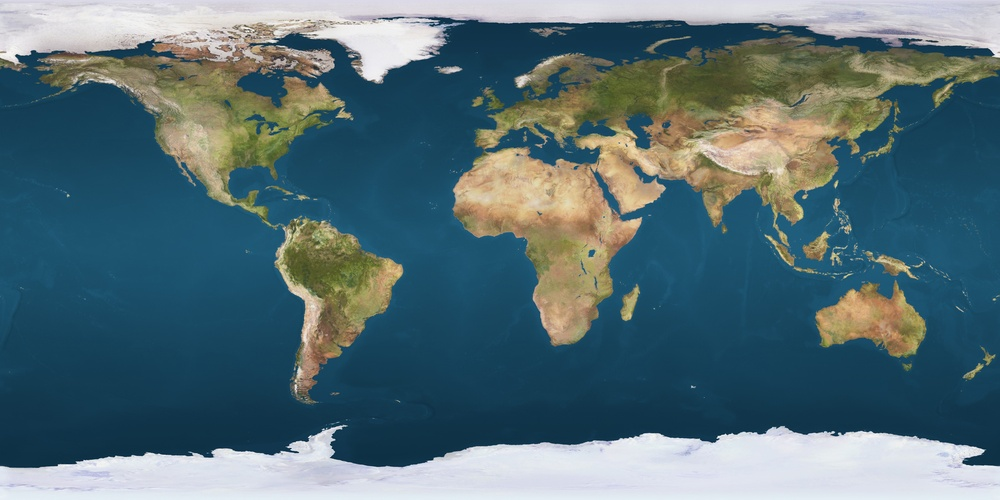
#> input picture old/maps/earth.jpg, 1000 x 500 px, shrunk from 2700 x 1350 before the run
$ python proj.py
#> lines starting #> are read from the running program, lines starting #| are printed output that depends on the picture
#> further down, im is the input picture: PIL image 1000x500 RGB; mean R, G, B 85.9, 110.8, 118.3
#!/usr/bin/env python
# -*- coding: utf-8 -*-
'''
proj.py
-------

'''

from __future__ import division, print_function, absolute_import, unicode_literals
try:
  from PIL import Image
except:
  Image = None
import numpy as np
import matplotlib.pyplot as pl

class SphericalProjection(object):
    """
    BASED ON http://svn.navi.cx/misc/trunk/pycaptcha/Captcha/Visual/Distortions.py

    """


    def __init__(self, image, filtering = None, res = 10):
        if filtering is None:
          filtering = Image.BICUBIC
        self.filtering = filtering
        self.image = image
        self.res = res

    def c2s(self, x, z, sz):
        """
        Converts cartesian (x,y) to spherical (theta, phi) coordinates.
        Conventions as in the image at http://keisan.casio.com/exec/system/1359533867

        """

        # Normalize and shift origin
        xn = 0.5 - x/(1.*sz[0])
        zn = 0.5 - z/(1.*sz[1])
        rn = 0.5
        with np.errstate(invalid='ignore'):
          yn = np.sqrt(rn**2 - xn**2 - zn**2)

        # Convert to spherical
        phi = np.arctan2(np.sqrt(xn**2 + yn**2), zn)
        theta = np.arctan2(yn,xn)

        # Change range to [0, np.pi]
        try:
            phi[phi < 0] += 2*np.pi
        except:
            if phi < 0: phi += 2*np.pi
        try:
            theta[theta < 0] += 2*np.pi
        except:
            if theta < 0: theta += 2*np.pi

        # Normalize to source image
        phi *= (sz[1]/np.pi)
        theta *= (sz[0]/np.pi)

        return theta, phi

    def spherical(self, image):
        return lambda x, z: self.c2s(x, z, image.size)

    def render(self, long0 = 0.):

#> called with long0 = 0
        phase = (long0 + 180.)/360.
        dx = int(self.image.size[0]*(phase - 0.25))
#> dx = 250

        szx = self.image.size[0]
#> szx = 1000
        szy = self.image.size[1]
#> szy = 500

        # Tile and crop
        tmp = Image.new("RGBA", (3*szx, szy))
#> tmp: PIL image 3000x500 RGBA; every value is 0
        tmp.paste(self.image, (0,0))
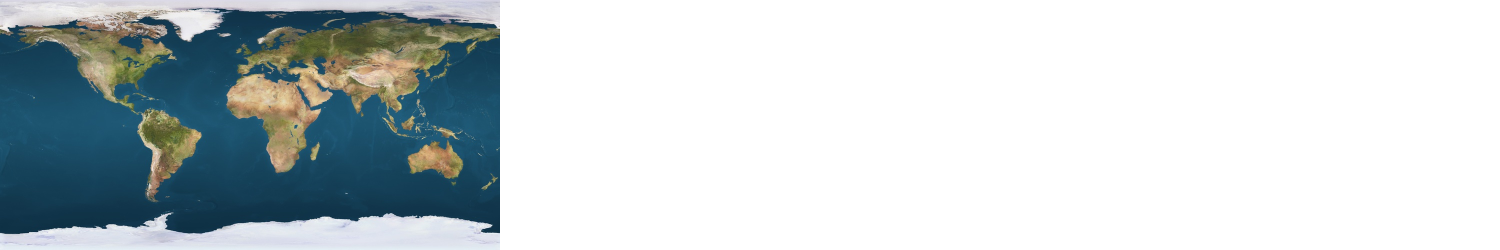
#> tmp: PIL image 3000x500 RGBA (shown at 1/2 size); mean R, G, B, A 28.6, 36.9, 39.4, 85; transparent parts drawn white
        tmp.paste(self.image, (szx,0))
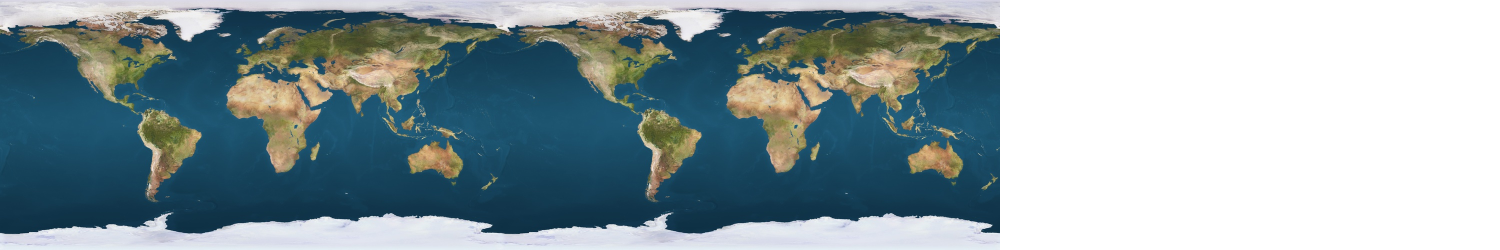
#> tmp: PIL image 3000x500 RGBA (shown at 1/2 size); mean R, G, B, A 57.3, 73.9, 78.9, 170; transparent parts drawn white
        tmp.paste(self.image, (2*szx,0))
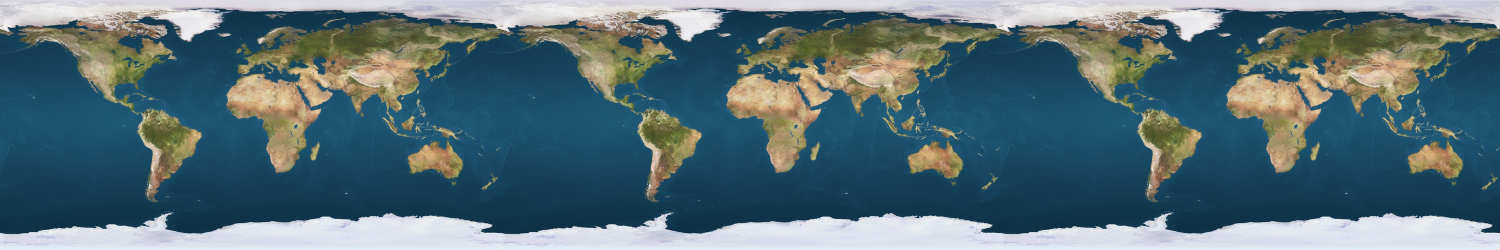
#> tmp: PIL image 3000x500 RGBA (shown at 1/2 size); mean R, G, B, A 85.9, 110.8, 118.3, 255
        image = tmp.crop((szx + dx, 0, szx + szx/2 + dx, szy))
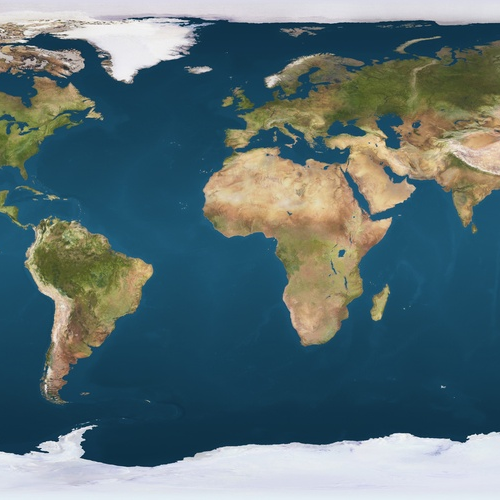
#> image: PIL image 500x500 RGBA; mean R, G, B, A 90, 112.1, 116.8, 255

        r = self.res
        xPoints = image.size[0] / r + 2
#> xPoints = 52
        yPoints = image.size[1] / r + 2
#> yPoints = 52
        f = self.spherical(image)

        # Create a list of arrays with transformed points
        xRows = []
        yRows = []
        for j in xrange(yPoints):
            xRow = []
            yRow = []
            for i in xrange(xPoints):
                x, y = f(i*r, j*r)

                # Clamp the edges so we don't get black undefined areas
                x = max(0, min(image.size[0]-1, x))
                y = max(0, min(image.size[1]-1, y))

                xRow.append(x)
                yRow.append(y)
            xRows.append(xRow)
            yRows.append(yRow)
#> after the loop, xRows = []; yRows = []

        # Create the mesh list, with a transformation for
        # each square between points on the grid
        mesh = []
        for j in xrange(yPoints-1):
            for i in xrange(xPoints-1):
                mesh.append((
                    # Destination rectangle
                    (i*r, j*r,
                     (i+1)*r, (j+1)*r),
                    # Source quadrilateral
                    (xRows[j  ][i  ], yRows[j  ][i  ],
                     xRows[j+1][i  ], yRows[j+1][i  ],
                     xRows[j+1][i+1], yRows[j+1][i+1],
                     xRows[j  ][i+1], yRows[j  ][i+1]),
                    ))

        return image.transform((image.size[0], image.size[1]), Image.MESH, mesh, self.filtering)

if __name__ == '__main__':
    # An example
    im = Image.open('maps/earth.jpg')
    sp = SphericalProjection(im)
#> (the run stopped early here; a loop or call above may not have finished)
